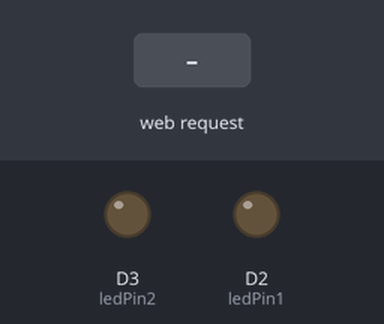
Bench run of a sketch on a simulated ESP8266 (NodeMCU). Shown: output pins drawn as LEDs (lit = HIGH). Inputs (shaded band) come from the test bench. WiFi joins after 1.5 s; servers stay silent unless stated; what the sketch prints to the serial monitor is not drawn.

Above: at 2.7 s.
2.8 s: HTTP request GET /LED1_ON received
At 4.9 s:
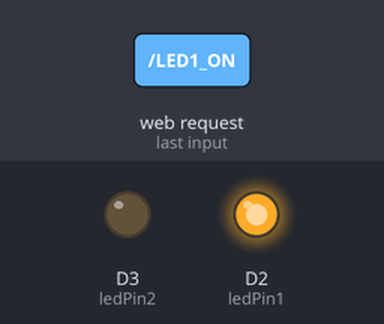
5.2 s: HTTP request GET /LED2_ON received
At 6.9 s:
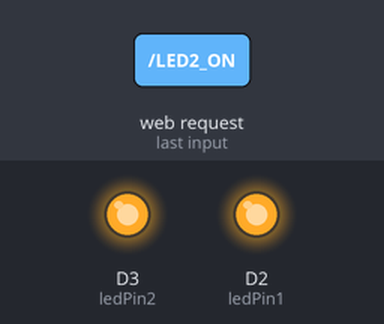
7.5 s: HTTP request GET /LED1_OFF received
At 8.9 s:
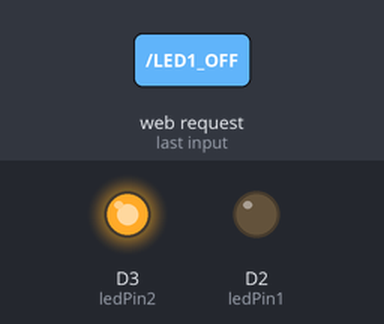
9.8 s: HTTP request GET /LED2_OFF received
At 12.0 s:
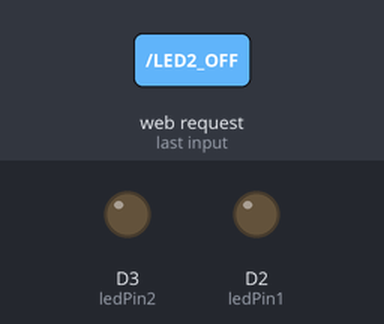
Timing chart, 0 to 13.1 s (numbered marks = the images above; inputs shaded):
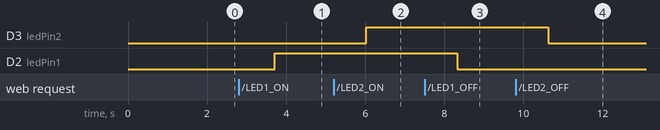

The sketch:

wifi_led.ino
```cpp
#include <ESP8266WiFi.h>

const char* ssid ="NUI";
const char* pwd = "lightyear";
int ledPin1= D2;
int ledPin2= D3;
WiFiServer server(80);

 void setup() {
  Serial.begin(9600);
  pinMode(ledPin1, OUTPUT);
  digitalWrite(ledPin1,LOW);
  pinMode(ledPin2, OUTPUT);
  digitalWrite(ledPin2,LOW);
  // Connect to WiFi network
  Serial.print("Connecting to ");
  Serial.println(ssid);
    WiFi.begin(ssid, pwd);
   while (WiFi.status() != WL_CONNECTED) {
    delay(500);
    Serial.print(".");
  }
  Serial.println("");
  Serial.println("WiFi connected");

  // Start the server
  server.begin();
  Serial.println("Server started");

  // Print the IP address
  Serial.print("Use this URL : ");
  Serial.print("http://");
  Serial.print(WiFi.localIP());//nodemcu
  Serial.println("/");
 }
 void loop()
 {
    WiFiClient client = server.available();

  // Read the first line of the request
  String request = client.readStringUntil('\r');
  Serial.println(request);
  client.flush();

  // Match the request

  //int value = LOW;
  if (request.indexOf("/LED1_ON") != -1) //Forward
  {
    digitalWrite(ledPin1, HIGH);

    Serial.println("ON LED");

  }
  if (request.indexOf("/LED2_ON") != -1) //Forward
  {
    digitalWrite(ledPin2, HIGH);

    Serial.println("ON LED");
  }

  if (request.indexOf("/LED1_OFF") != -1) // Rev
  {
       digitalWrite(ledPin1, LOW);

    Serial.println("OFF LED");

  }
  if (request.indexOf("/LED2_OFF") != -1) // Rev
  {
       digitalWrite(ledPin2, LOW);

    Serial.println("OFF LED");
    }
  // Return the response
  client.println("HTTP/1.1 200 OK");
  client.println("Content-Type: text/html");
  client.println(""); //  do not forget this one
  client.println("<!DOCTYPE HTML>");
  client.println("<head><meta name=\"viewport\" content=\"width=device-width, initial-scale=1\">");
  client.println("<link rel=\"icon\" href=\"data:,\">");


  client.print(" <h1> IoT Based Project </h1> ");

    client.println("<p><a href=\"/LED1_ON\"><button class=\"button\"> ON LED1_ON</button></a></p>");
            client.print("<p><a href=\"/LED1_OFF\"><button class=\"button\">OFF LED1_OFF</button></a></p>");
  client.println("<p><a href=\"/LED2_ON\"><button class=\"button\"> ON LED2_ON</button></a></p>");
            client.print("<p><a href=\"/LED2_OFF\"><button class=\"button\">OFF LED2_OFF</button></a></p>");

   client.println("<html>");


  delay(100);

  Serial.println("");

}
```

Measured:
- after the input at 2.8 s, D2 (ledPin1): LOW → HIGH after 0.92 s
- after the input at 5.2 s, D3 (ledPin2): LOW → HIGH after 0.82 s
- after the input at 7.5 s, D2 (ledPin1): HIGH → LOW after 0.83 s
- after the input at 9.8 s, D3 (ledPin2): HIGH → LOW after 0.83 s
